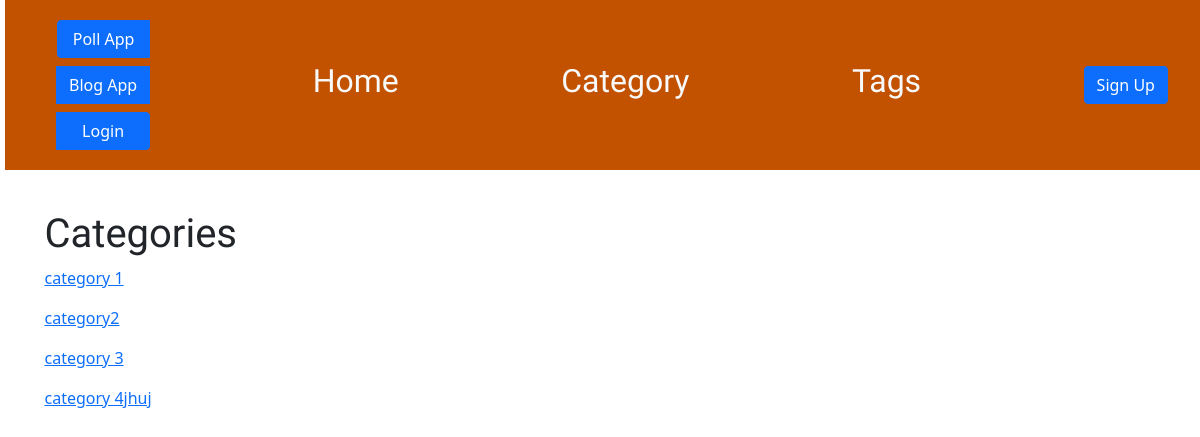
Before: /blog/post/cat with the older database file.
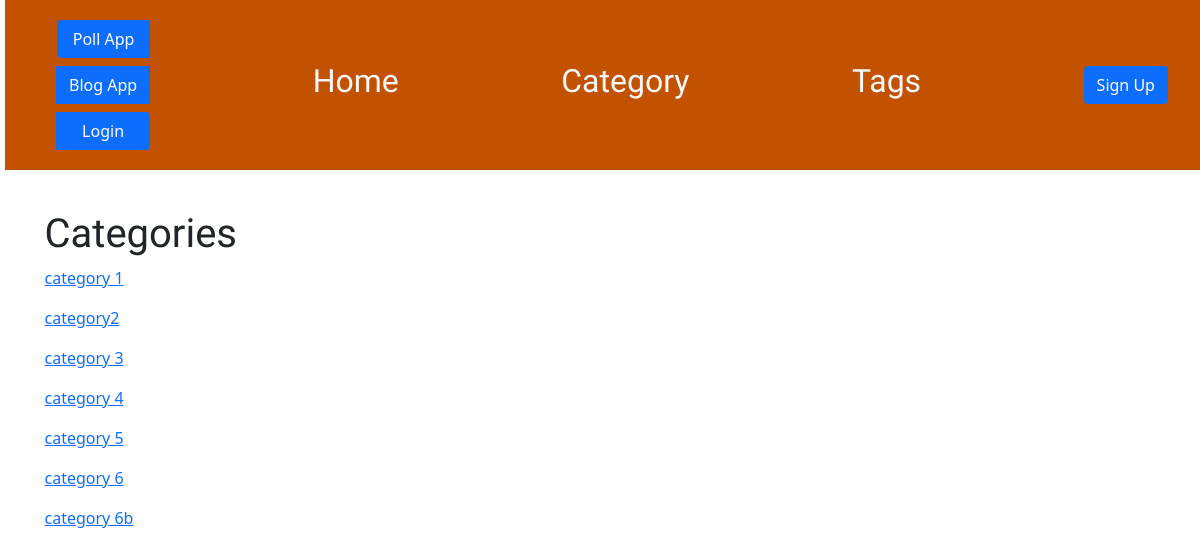
After: the same page with the newer database file.
### blog/models.py (models this page shows, shortened)
class Category(models.Model):
    title = models.CharField(max_length=100, unique= True)
    slug = AutoSlugField(populate_from="title", unique=True)

### blog/views.py (the view)
# urls.py: path('post/cat', views.cat_list, name='cat_list'),
def cat_list(request):
    categories = Category.objects.all()
    return render(request, 'blog/cat_list.html', {'categories':categories})

### blog/templates/blog/cat_list.html
{% extends 'blog/base.html' %}
{% block content %}
<h1>Categories</h1>
<div class="catContainer">
    {% for categorie in categories %}
    <a href="{% url 'blog:cat_post' category_slug=categorie.title %}">
        <p>
            {{categorie.title}}
        </p>
    </a>
    {% endfor %}
</div>
{% endblock %}

Changed rows visible on the page:
changed Category: title "category 4jhuj" → "category 4"
added Category: title "category 5"
added Category: title "category 6"
added Category: title "category 6b"
